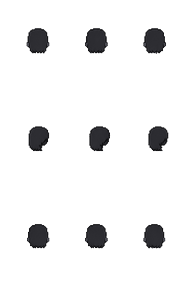
#> input picture frontend/src/assets/characters/modular-legacy/hair/hair_short_black_back.png, 192 x 288 px
$ python -i process_modular_raw.py   (imports and definitions only)
#> lines starting #> are read from the running program, lines starting #| are printed output that depends on the picture; after the words box and inside, x2 and y2 are one past the last pixel; in counts of white or black regions, pixels touching at a corner belong together
from __future__ import annotations

from collections import deque
from pathlib import Path

import numpy as np
from PIL import Image, ImageDraw


ROOT = Path(__file__).resolve().parents[2]
RAW_DIR = ROOT / "docs" / "character-modular-raw"
OUT_DIR = ROOT / "docs" / "character-modular-processed"
FRAME_SIZE = (64, 96)
SHEET_SIZE = (FRAME_SIZE[0] * 3, FRAME_SIZE[1] * 3)

NAME_OVERRIDES = {
    "hair/oscuro1.png": "hair/hair_short_black_back.png",
    "hair/oscuro2.png": "hair/hair_short_black_front.png",
}

# Calibración fase C (medida sobre col 1 de cada fila):
#   - El cuerpo crudo trae los pies a alturas distintas por fila (90/77/60):
#     al cambiar de dirección el avatar "saltaba". Se alinean los pies a y=90.
#   - Cara y pelo siguen el delta del cuerpo de su fila y además se asientan
#     sobre el cráneo (la "gorra" frontal termina en la línea de cejas ~y41;
#     la masa trasera cubre el cráneo en la fila de espalda).
ROW_OFFSETS = {
    "body/body_orientadora_purple.png": {1: (0, 13), 2: (0, 30)},
    "face/face_neutral.png": {0: (0, -18), 1: (0, 5)},
    "face/face_calm.png": {0: (0, -8), 1: (0, 10)},
    "face/face_worried.png": {0: (0, -8), 1: (0, 8)},
    "hair/hair_short_black_back.png": {0: (0, -10), 1: (0, 4), 2: (0, 14)},
    "hair/hair_short_black_front.png": {0: (0, -19), 1: (0, -2)},
    "hair/hair_long_brown_back.png": {0: (0, -11), 1: (0, 8), 2: (0, 21)},
    "hair/hair_long_brown_front.png": {0: (0, -12), 1: (0, 4), 2: (0, 25)},
    "hair/hair_tied_brown_back.png": {0: (0, -16), 1: (0, 2), 2: (0, 19)},
    "hair/hair_tied_brown_front.png": {0: (0, -21), 1: (0, -4), 2: (0, 7)},
    "hair/hair_red_back.png": {0: (0, -25), 1: (0, 4), 2: (0, 31)},
    "hair/hair_red_front.png": {0: (0, -19), 1: (0, 3), 2: (0, 20)},
}

# Compresión vertical por fila (sx, sy) ANTES del offset: las "gorras" tied y
# red vienen dibujadas para una cabeza más alta que la del cuerpo; sin esto
# taparían los ojos o flotarían media cabeza por encima.
ROW_SCALES = {
    "hair/hair_tied_brown_front.png": {0: (1.0, 0.72)},
    "hair/hair_red_front.png": {0: (1.0, 0.65)},
}


def output_name(path: Path) -> Path:
    rel = path.relative_to(RAW_DIR).as_posix()
    if rel in NAME_OVERRIDES:
        return OUT_DIR / NAME_OVERRIDES[rel]
    return OUT_DIR / rel.replace("_raw", "")


def remove_connected_light_background(image: Image.Image) -> Image.Image:
    rgba = np.array(image.convert("RGBA"), dtype=np.uint8)
#> rgba is the input picture: shape (288, 192, 4); mean R, G, B, A 2.9, 2.9, 3.2, 17.6
    rgb = rgba[:, :, :3]
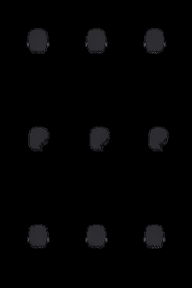
#> rgb: shape (288, 192, 3); mean R, G, B 2.9, 2.9, 3.2
    maxc = rgb.max(axis=2)
    minc = rgb.min(axis=2)

    # Background generated by ChatGPT is a near-white/near-gray checkerboard.
    # We only remove candidate pixels connected to the image border so internal
    # light details such as eye whites or shirt highlights can survive.
    candidate = (
        (rgb[:, :, 0] >= 236)
        & (rgb[:, :, 1] >= 236)
        & (rgb[:, :, 2] >= 236)
        & ((maxc - minc) <= 24)
    )
#> candidate: shape (288, 192) bool; every value is 0

    h, w = candidate.shape
#> h = 288; w = 192
    background = np.zeros_like(candidate, dtype=bool)
    queue: deque[tuple[int, int]] = deque()

    for x in range(w):
        if candidate[0, x]:
            background[0, x] = True
            queue.append((0, x))
        if candidate[h - 1, x] and not background[h - 1, x]:
            background[h - 1, x] = True
            queue.append((h - 1, x))
    for y in range(h):
        if candidate[y, 0] and not background[y, 0]:
            background[y, 0] = True
            queue.append((y, 0))
        if candidate[y, w - 1] and not background[y, w - 1]:
            background[y, w - 1] = True
            queue.append((y, w - 1))

    while queue:
        y, x = queue.popleft()
        for ny, nx in ((y - 1, x), (y + 1, x), (y, x - 1), (y, x + 1)):
            if 0 <= ny < h and 0 <= nx < w and candidate[ny, nx] and not background[ny, nx]:
                background[ny, nx] = True
                queue.append((ny, nx))
#> this loop made 0 passes

    rgba[background, 3] = 0
    rgba[background, :3] = 0
    return Image.fromarray(rgba, "RGBA")


# [31 lines left out: function shift_row_frames, not called in this run]


def process_image(path: Path) -> Image.Image:
    cleaned = remove_connected_light_background(Image.open(path))
    sheet = cleaned.resize(SHEET_SIZE, Image.Resampling.LANCZOS)

    rgba = np.array(sheet, dtype=np.uint8)
    transparent = rgba[:, :, 3] < 32
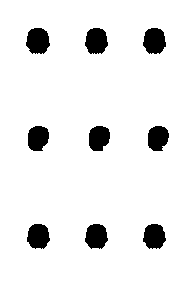
#> transparent: shape (288, 192) bool; 92.6% white; 9 black regions, largest, box (x1, y1, x2, y2) and area: (26, 28, 50, 54) 491, (85, 28, 108, 54) 475, (143, 28, 166, 54) 473
    rgba[transparent, 3] = 0
#> rgba: shape (288, 192, 4); 0.32% of pixels changed, all inside (x1, y1, x2, y2) = (26, 28, 169, 249)
    rgba[transparent, :3] = 0
#> rgba: shape (288, 192, 4); mean R, G, B, A 2.9, 2.9, 3.2, 17.5
    processed = Image.fromarray(rgba, "RGBA")
    rel = output_name(path).relative_to(OUT_DIR).as_posix()
    return shift_row_frames(processed, ROW_OFFSETS.get(rel, {}), ROW_SCALES.get(rel))


# [18 lines left out: function make_preview, not called in this run]


def load_layer(relative: str) -> Image.Image:
    return Image.open(OUT_DIR / relative).convert("RGBA")


# [64 lines left out: functions compose_avatar, make_composite_preview, main, not called in this run]


# [2 lines not run here, left out]

#> (the run stopped early here; a loop or call above may not have finished)
